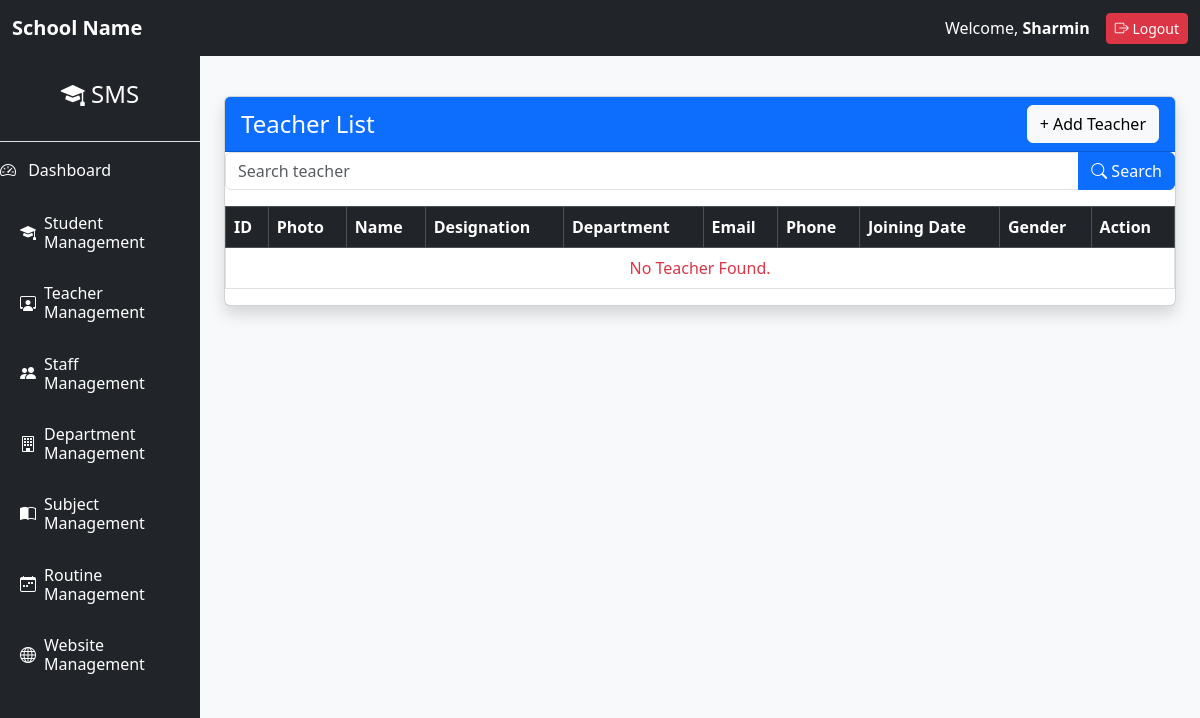
Page /teachers/ (signed in) on the earlier database version.
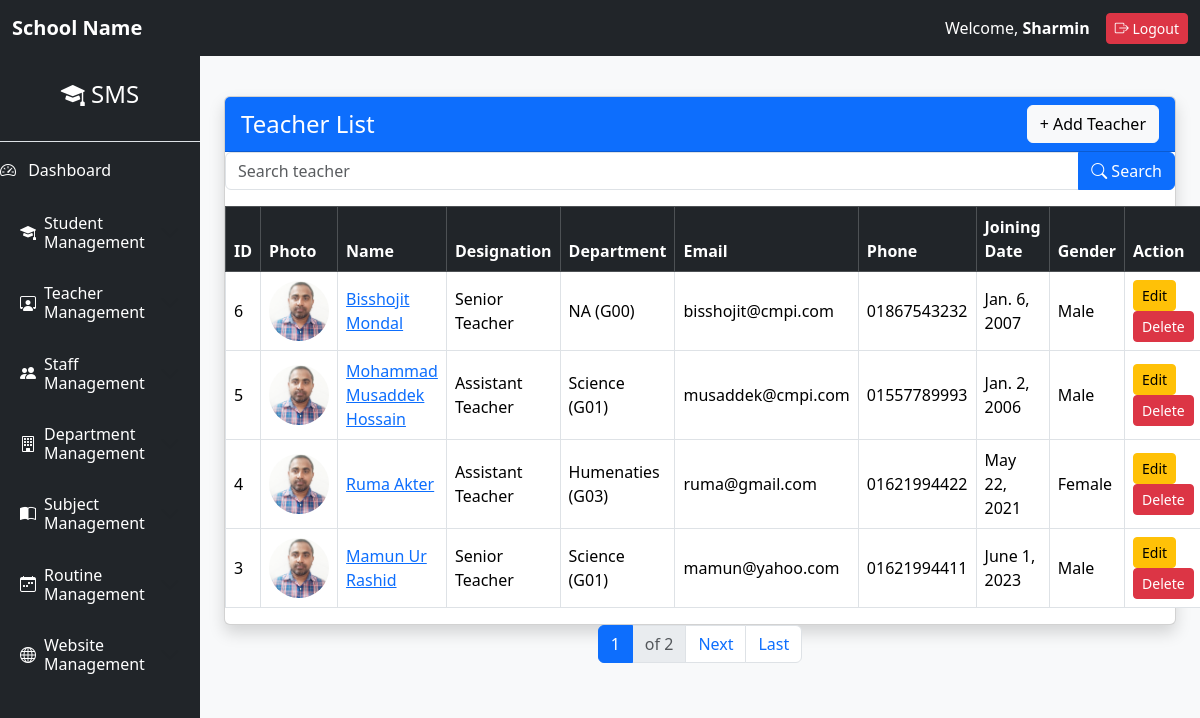
Same page on the later database version.
### teachers/models.py (models this page shows, shortened)
class Teacher(models.Model):
    GENDER_CHOICES = [
        ("Male", "Male"),
        ("Female", "Female"),
        ("Other", "Other"),
    ]
    RELIGION_CHOICES = [
        ("Islam", "Islam"),
        ("Hindu", "Hindu"),
        ("Buddhist", "Buddhist"),
        ("Christian", "Christian"),
        ("Other", "Other"),
    ]
    DESIGNATION_CHOICES = [
        ("Head Teacher", "Head Teacher"),
        ("Assistant Head Teacher", "Assistant Head Teacher"),
        ("Senior Teacher", "Senior Teacher"),
        ("Assistant Teacher", "Assistant Teacher"),
    ]
    created_by = models.ForeignKey(settings.AUTH_USER_MODEL,on_delete=models.CASCADE)
    name = models.CharField(max_length=100)
    designation = models.CharField(
        max_length=30,
        choices=DESIGNATION_CHOICES
    )
    department = models.ForeignKey(
    Department,
    on_delete=models.PROTECT
    )
    email = models.EmailField(unique=True)
    phone = models.CharField(
        max_length=11,
        validators=[
            RegexValidator(
                regex=r'^01[3-9]\d{8}$',
                message="Enter a valid Bangladeshi phone number."
            )
        ]
    )
    dob = models.DateField()
    joining_date = models.DateField()
    religion = models.CharField(
        max_length=20,
        choices=RELIGION_CHOICES
    )
    gender = models.CharField(
        max_length=10,
        choices=GENDER_CHOICES
    )
    photo = models.ImageField(
        upload_to="teacher_images/",
        blank=True,
        null=True
    )

### departments/models.py (models this page shows)
class Department(models.Model):
    name = models.CharField(
        max_length=100,
        unique=True
    )
    department_code = models.CharField(
        max_length=20,
        unique=True
    )
    created_at = models.DateTimeField(
        auto_now_add=True
    )
    updated_at = models.DateTimeField(
        auto_now=True
    )
    def __str__(self):
        return f"{self.name} ({self.department_code})"

### teachers/views.py (the view, shortened to what this page needs)
# urls.py: path("", views.TeacherListView.as_view(), name="teacher_list"),
class TeacherListView(LoginRequiredMixin,BaseListMixin,ListView):
    model = Teacher
    template_name = "teacher_list.html"
    context_object_name = "teachers"
    def get_queryset(self):
        query = self.request.GET.get("q")
        queryset = Teacher.objects.all()
        return queryset.order_by(*self.ordering)

### website/context_processors.py (called while the page is built)
def frontend_context(request):
    navigation_menus = (
        NavigationMenu.objects
        .filter(
            parent__isnull=True,
            is_active=True
        )
        .prefetch_related("children")
        .order_by("order", "name")
    )
    settings = WebsiteSettings.objects.first()
    return {
        "navigation_menus": navigation_menus,
        "school_name": settings.school_name if settings else "",
        "school_logo": settings.logo if settings else None,
    }

### teachers/templates/teacher_list.html
{% extends 'base.html' %}
{% block content %}
<div class="container mt-4">
    <div class="card shadow">
     <div class="card-header bg-primary text-white">
            <div class="d-flex justify-content-between align-items-center">
                <h4 class="mb-0">
                    Teacher List
                </h4>
                <a
                    href="{% url 'teacher_add' %}"
                    class="btn btn-light">
                    + Add Teacher
                </a>
            </div>
        </div>
{% include "search_form.html" with placeholder="Search teacher" %}
<table class="table table-bordered table-hover align-middle">
    <thead class="table-dark">
        <tr>
            <th>ID</th>
            <th>Photo</th>
            <th>Name</th>
            <th>Designation</th>
            <th>Department</th>
            <th>Email</th>
            <th>Phone</th>
            <th>Joining Date</th>
            <th>Gender</th>
            <th>Action</th>
        </tr>
    </thead>
    <tbody>
        {% for teacher in teachers %}
        <tr>
            <td>{{ teacher.id }}</td>
            <td>
                {% if teacher.photo %}
                    <img
                        src="{{ teacher.photo.url }}"
                        width="60"
                        height="60"
                        class="rounded-circle">
                {% else %}
                    No Photo
                {% endif %}
            </td>
            <td>
                <a href="{% url 'teacher_detail' teacher.id %}">
                    {{ teacher.name }}
                </a>
            </td>
            <td>{{ teacher.designation }}</td>
            <td>{{ teacher.department }}</td>
            <td>{{ teacher.email }}</td>
            <td>{{ teacher.phone }}</td>
            <td>{{ teacher.joining_date }}</td>
            <td>{{ teacher.gender }}</td>
            <td>
                {% if perms.teachers.change_teacher %}
                <a
                    href="{% url 'teacher_edit' teacher.id %}"
                    class="btn btn-warning btn-sm">
                    Edit
                </a>
                {% endif %}
                {% if perms.teachers.delete_teacher %}
                <a
                    href="{% url 'teacher_delete' teacher.id %}"
                    class="btn btn-danger btn-sm">
                    Delete
                </a>
                {% endif %}
            </td>
        </tr>
        {% empty %}
        <tr>
            <td colspan="10"
                class="text-center text-danger">
                No Teacher Found.
            </td>
        </tr>
        {% endfor %}
    </tbody>
</table>
 </div>
</div>
{% if is_paginated %}
    {% include "pagination.html" %}
{% endif %}
{% endblock %}

### core/templates/base.html (shortened to what this page needs)
<!DOCTYPE html>
<html lang="en">
<head>
    <link
        href="https://cdn.jsdelivr.net/npm/bootstrap@5.3.8/dist/css/bootstrap.min.css"
        rel="stylesheet">
    <link
        href="https://cdn.jsdelivr.net/npm/bootstrap-icons@1.13.1/font/bootstrap-icons.css"
        rel="stylesheet">
</head>
<body>
<nav class="navbar navbar-expand-lg navbar-dark bg-dark">
    <div class="container-fluid">
        <a class="navbar-brand fw-bold"
           href="{% url 'student_list' %}">
            School Name
        </a>
        <div class="d-flex align-items-center">
            {% if request.user.is_authenticated %}
                <span class="text-white me-3">
                    Welcome,
                    <strong>{{ request.user.username }}</strong>
                </span>
                <form
                    action="{% url 'logout' %}"
                    method="POST">
                    <button
                        type="submit"
                        class="btn btn-danger btn-sm">
                        <i class="bi bi-box-arrow-right"></i>
                        Logout
                    </button>
                </form>
            {% endif %}
        </div>
    </div>
</nav>
<div class="container-fluid">
    <div class="row">
        {% include "sidebar.html" %}
        <main class="col-md-9 col-lg-10 py-3">
            {% block content %}
            {% endblock %}
        </main>
    </div>
</div>
</body>
</html>

### core/templates/sidebar.html (shortened to what this page needs)
<div class="col-md-3 col-lg-2 bg-dark text-white min-vh-100 p-0">
    <div class="text-center py-4 border-bottom">
        <h4>
            <i class="bi bi-mortarboard-fill"></i>
            SMS
        </h4>
    </div>
    <div class="accordion accordion-flush" id="sidebarAccordion">
        <a href="{% url 'dashboard' %}"
           class="list-group-item list-group-item-action bg-dark text-white border-0 py-3">
            <i class="bi bi-speedometer2 me-2"></i>
            Dashboard
        </a>
        <div class="accordion-item bg-dark border-0">
            <h2 class="accordion-header">
                <button
                    class="accordion-button collapsed bg-dark text-white shadow-none"
                    type="button"
                    data-bs-toggle="collapse"
                    data-bs-target="#studentMenu">
                    <i class="bi bi-mortarboard-fill me-2"></i>
                    Student Management
                </button>
            </h2>
        </div>
        <div class="accordion-item bg-dark border-0">
            <h2 class="accordion-header">
                <button
                    class="accordion-button collapsed bg-dark text-white shadow-none"
                    type="button"
                    data-bs-toggle="collapse"
                    data-bs-target="#teacherMenu">
                    <i class="bi bi-person-workspace me-2"></i>
                    Teacher Management
                </button>
            </h2>
        </div>
        <div class="accordion-item bg-dark border-0">
            <h2 class="accordion-header">
                <button
                    class="accordion-button collapsed bg-dark text-white shadow-none"
                    type="button"
                    data-bs-toggle="collapse"
                    data-bs-target="#staffMenu">
                    <i class="bi bi-people-fill me-2"></i>
                    Staff Management
                </button>
            </h2>
        </div>
<div class="accordion-item bg-dark border-0">
    <h2 class="accordion-header">
        <button
            class="accordion-button collapsed bg-dark text-white shadow-none"
            type="button"
            data-bs-toggle="collapse"
            data-bs-target="#departmentMenu">
            <i class="bi bi-building me-2"></i>
            Department Management
        </button>
    </h2>
</div>
<div class="accordion-item bg-dark border-0">
    <h2 class="accordion-header">
        <button
            class="accordion-button collapsed bg-dark text-white shadow-none"
            type="button"
            data-bs-toggle="collapse"
            data-bs-target="#subjectMenu">
            <i class="bi bi-book-half me-2"></i>
            Subject Management
        </button>
    </h2>
</div>
<div class="accordion-item bg-dark border-0">
    <h2 class="accordion-header">
        <button
            class="accordion-button collapsed bg-dark text-white shadow-none"
            type="button"
            data-bs-toggle="collapse"
            data-bs-target="#routineMenu">
            <i class="bi bi-calendar-week me-2"></i>
            Routine Management
        </button>
    </h2>
</div>
        <div class="accordion-item bg-dark border-0">
            <h2 class="accordion-header">
                <button
                    class="accordion-button collapsed bg-dark text-white shadow-none"
                    type="button"
                    data-bs-toggle="collapse"
                    data-bs-target="#websiteMenu">
                    <i class="bi bi-globe me-2"></i>
                    Website Management
                </button>
            </h2>
        </div>
    </div>
</div>

### core/templates/search_form.html
<form method="GET" class="mb-3">
    <div class="input-group">
        <input
            type="text"
            name="q"
            class="form-control"
            placeholder="{{ placeholder }}"
            value="{{ request.GET.q }}">
        <button
            class="btn btn-primary"
            type="submit">
            <i class="bi bi-search"></i>
            Search
        </button>
    </div>
</form>

### core/templates/pagination.html (shortened to what this page needs)
<nav>
    <ul class="pagination justify-content-center">
        <li class="page-item active">
            <span class="page-link">
                {{ page_obj.number }}
            </span>
        </li>
        <li class="page-item disabled">
            <span class="page-link">
                of {{ page_obj.paginator.num_pages }}
            </span>
        </li>
        {% if page_obj.has_next %}
        <li class="page-item">
            <a
                class="page-link"
                href="?q={{ request.GET.q }}&page={{ page_obj.next_page_number }}">
                Next
            </a>
        </li>
        <li class="page-item">
            <a
                class="page-link"
                href="?q={{ request.GET.q }}&page={{ page_obj.paginator.num_pages }}">
                Last
            </a>
        </li>
        {% endif %}
    </ul>
</nav>

### core/templates/base.html (style rules this page uses)
body { background:#f8f9fa; }

Differences in the rows shown:
added Teacher: id "6", photo (picture), name "Bisshojit Mondal", designation "Senior Teacher", department "NA (G00)", email "bisshojit@cmpi.com", phone "01867543232", joining_date "Jan. 6, 2007", gender "Male"
added Teacher: id "5", photo (picture), name "Mohammad Musaddek Hossain", designation "Assistant Teacher", department "Science (G01)", email "musaddek@cmpi.com", phone "01557789993", joining_date "Jan. 2, 2006", gender "Male"
added Teacher: id "4", photo (picture), name "Ruma Akter", designation "Assistant Teacher", department "Humenaties (G03)", email "ruma@gmail.com", phone "01621994422", joining_date "May 22, 2021", gender "Female"
added Teacher: id "3", photo (picture), name "Mamun Ur Rashid", designation "Senior Teacher", department "Science (G01)", email "mamun@yahoo.com", phone "01621994411", joining_date "June 1, 2023", gender "Male"
Other differences:
{{ page_obj.number }}: (not shown) → "1"
{{ page_obj.paginator.num_pages }}: (not shown) → "2"
text no longer shown: "No Teacher Found."
text now shown: "of Next Last"
